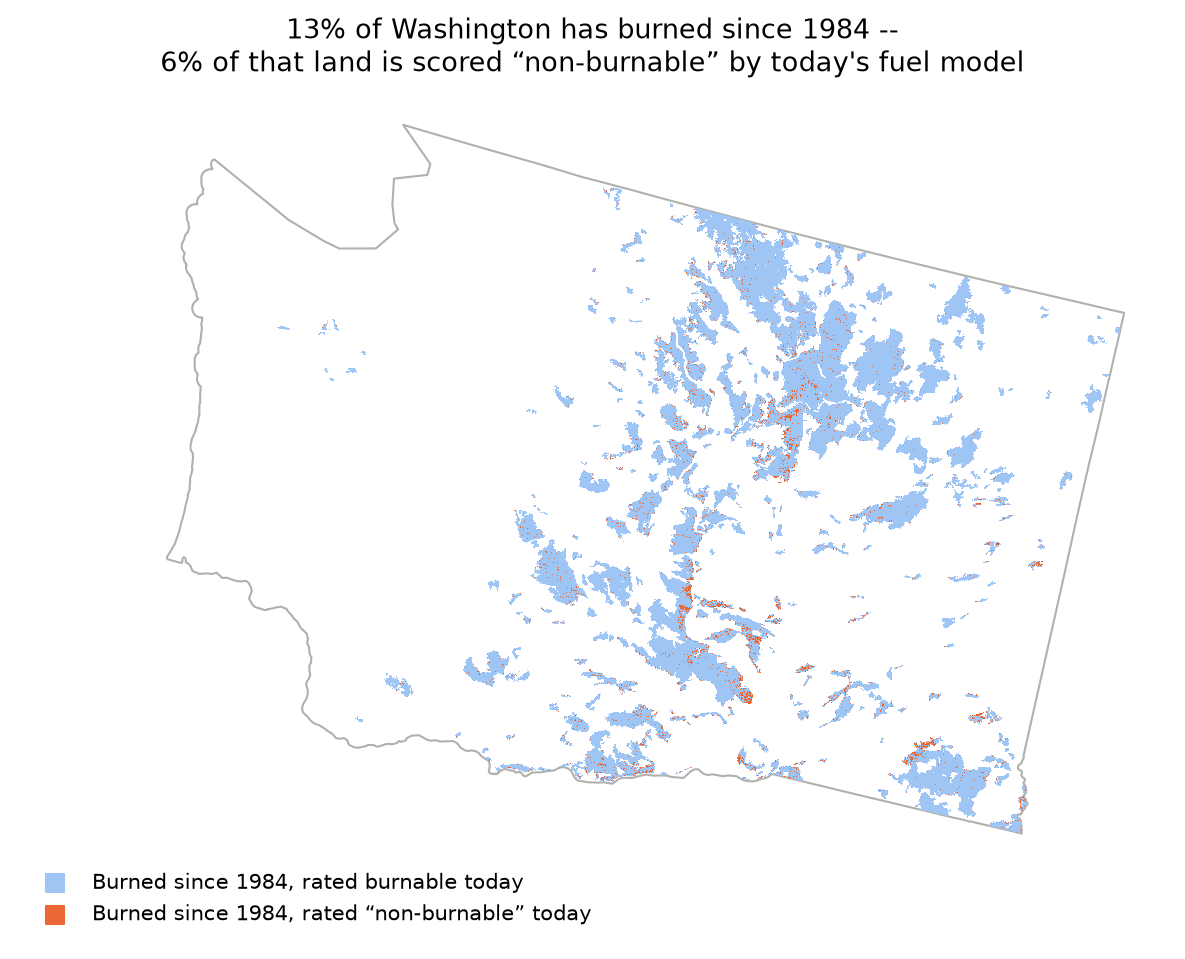

Python code for this plot:
"""Map: where WA's historically-burned land currently reads as WHP 'non-burnable'.

Source data built by burned_nonburnable_map2.py (scratchpad) -- reproduced here
inline so the notebook is self-contained and re-runnable. Real MTBS burn
perimeters (mtbs.gov) + real USFS Wildfire Hazard Potential 2020 raster
(firelab.org), same data merascope's own fire-risk report uses.
"""
import json
import os

import geopandas as gpd
import numpy as np
import matplotlib.pyplot as plt
from matplotlib.colors import ListedColormap
from shapely import contains_xy
from shapely.geometry import shape

BASE = "/home/simonhans/coding/merascope/data/shared"
DATA_ROOT = "/home/simonhans/coding/merascope/data"


def _load(name):
    with open(os.path.join(BASE, name)) as f:
        return json.load(f)


perimeters = _load("wa_fire_perimeters.geojson")
arr = np.load(os.path.join(BASE, "whp_wa.npy"))
t = _load("whp_wa_transform.json")

wa = gpd.read_file(os.path.join(DATA_ROOT, "WA", "raw", "state.geojson")).to_crs("EPSG:5070")
wa_union = wa.union_all()
perim_gs = gpd.GeoSeries([shape(f["geometry"]) for f in perimeters["features"]], crs="EPSG:4326").to_crs("EPSG:5070")
perim_union = perim_gs.union_all()

rows_idx, cols_idx = np.indices(arr.shape)
x = t["origin_x"] + (cols_idx + 0.5) * t["pixel_x"]
y = t["origin_y"] + (rows_idx + 0.5) * t["pixel_y"]

# Mask to the REAL state polygon, not just "raster has a rating" -- the WHP
# extract is a rectangular crop that spills into OR/ID/BC, and naively using
# arr != 255 as a WA proxy undercounts burned share (8.7% instead of the
# correct ~13.3%). Verified against the Monte Carlo estimate already shipped
# in wa_fire_risk.json (13.325%) before trusting anything below.
in_wa = contains_xy(wa_union, x, y)
valid = in_wa & (arr != 255)

burned = np.zeros(arr.shape, dtype=bool)
burned[valid] = contains_xy(perim_union, x[valid], y[valid])

n_valid, n_burned = valid.sum(), burned.sum()
burned_pct = 100 * n_burned / n_valid
n_nonburnable = int(((arr == 6) & burned).sum())
nonburnable_pct_of_burned = 100 * n_nonburnable / n_burned

assert 12.5 < burned_pct < 14.5, f"burned share {burned_pct:.2f}% drifted from the validated ~13.3% -- check the WA mask"
print(f"burned: {burned_pct:.2f}% of WA (validated against shipped Monte Carlo estimate 13.33%)")
print(f"of burned land, {nonburnable_pct_of_burned:.1f}% reads WHP class 6 'non-burnable' today")
print(f"= {100*n_nonburnable/n_valid:.2f}% of all WA land is both historically burned AND scored non-burnable")

# ---- map ----
extent = (t["origin_x"], t["origin_x"] + arr.shape[1] * t["pixel_x"],
          t["origin_y"] + arr.shape[0] * t["pixel_y"], t["origin_y"])

# 0=outside/unburned (transparent), 1=burned+burnable (neutral), 2=burned+non-burnable (accent)
# Rendered at native 270m pixel resolution, no marker inflation -- an enlarged-marker
# pass was tried and rejected: at any marker size big enough to read as "visible,"
# overlapping adjacent pixels in the real non-burnable clusters (they're spatially
# correlated, not speckled at random) blew up into blobs that looked like ~40% of
# burned area instead of the real 5.7%. Native resolution is smaller but honest.
cat = np.zeros(arr.shape, dtype=np.uint8)
cat[burned] = 1
cat[burned & (arr == 6)] = 2
cat_masked = np.ma.masked_where(~in_wa, cat)

cmap = ListedColormap(["#00000000", "#9ec5f4", "#eb6834"])  # transparent, light blue, orange accent

fig, ax = plt.subplots(figsize=(8, 8))
wa.boundary.plot(ax=ax, color="#b0b0ac", linewidth=1, zorder=1)
ax.imshow(cat_masked, extent=extent, cmap=cmap, vmin=0, vmax=2, interpolation="nearest", zorder=2)

ax.scatter([], [], s=80, color="#9ec5f4", marker="s", label="Burned since 1984, rated burnable today")
ax.scatter([], [], s=80, color="#eb6834", marker="s", label="Burned since 1984, rated “non-burnable” today")
ax.legend(loc="lower left", frameon=False, fontsize=10)

ax.set_title(
    f"{burned_pct:.0f}% of Washington has burned since 1984 --\n"
    f"{nonburnable_pct_of_burned:.0f}% of that land is scored “non-burnable” by today's fuel model",
    fontsize=13,
)
ax.set_axis_off()
ax.set_aspect("equal")
fig.tight_layout()
fig.savefig("nonburnable_burn_history.png", dpi=150, bbox_inches="tight")
plt.show()


def _demo():
    total = int(valid.sum())
    assert int(burned.sum()) + int((~burned & valid).sum()) == total
    assert 0 <= nonburnable_pct_of_burned <= 100
    print("self-check ok")


_demo()
